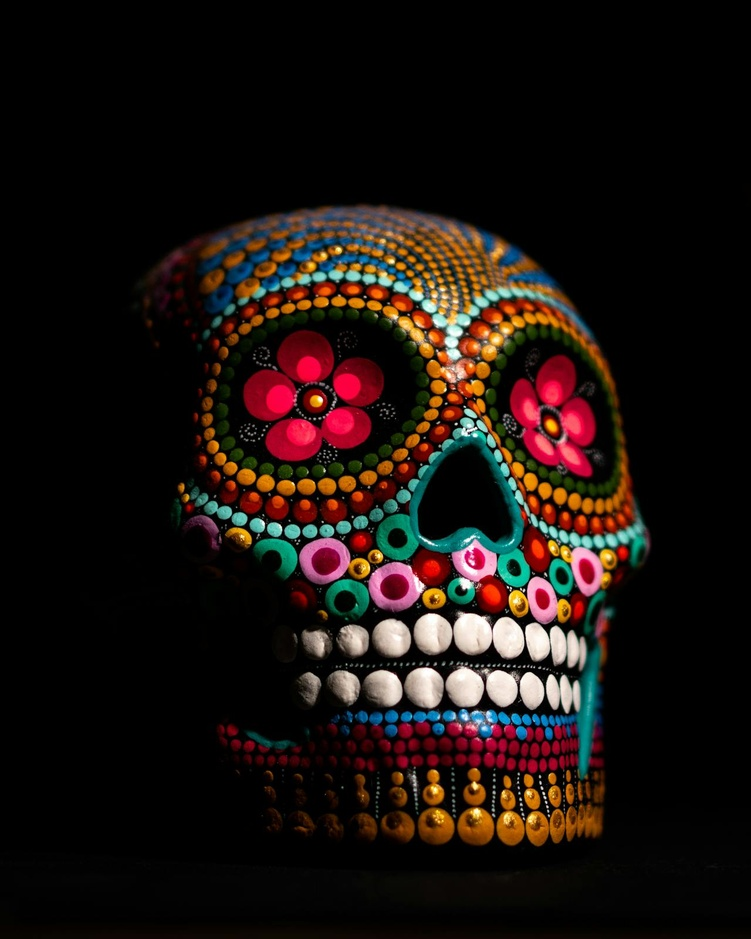
#> input picture images/skull.jpg, 751 x 939 px, shrunk from 1280 x 1600 before the run, found by its file name
$ python 'image_compression(svd).py'
#> lines starting #> are read from the running program, lines starting #| are printed output that depends on the picture
from PIL import Image
import numpy as np


image = Image.open("Images/skull.jpg")
#> image is the input picture: PIL image 751x939 RGB; mean R, G, B 27.8, 18.8, 15.1
data = np.array(image)

def  intro(sigma):
    length = len(sigma)
    print("=== Image Compression using SVD ===\n")
    print("NOTE:")
    print("• More singular values → Better image quality (Less compression)")
    print("• Fewer singular values → Lower image quality (More compression)\n")

    print(f"Total singular values available: {length}")

    num = int(input(f"Enter the number of singular values to keep (1 to {length}): "))

    if num > length:
        print("\n !!! You entered a number greater than the available singular values.")
        print("Please run again and choose a valid number.")
        exit()
    if num <= 0:
        print("\n !!! You entered a number lesser than the Range singular values.")
        print("Please run again and choose a valid number.")
        exit()
    else:
        print(f"\nUsing top {num} singular values to compress the image...\n")

    return num


if data.ndim == 2:
    u, sigma, vt = np.linalg.svd(data)
    num = intro(sigma)
    sigma = sigma[:num]
    sigma = np.diag(sigma)
    new = u[:,:num] @ sigma @ vt[:num,:]
    new = np.clip(new, 0, 255).astype(np.uint8)
    newimg = Image.fromarray(new)
    newimg.show()
else:
    if data.ndim == 3:
        u1, sigma1, vt1 = np.linalg.svd(data[:, :, 0])
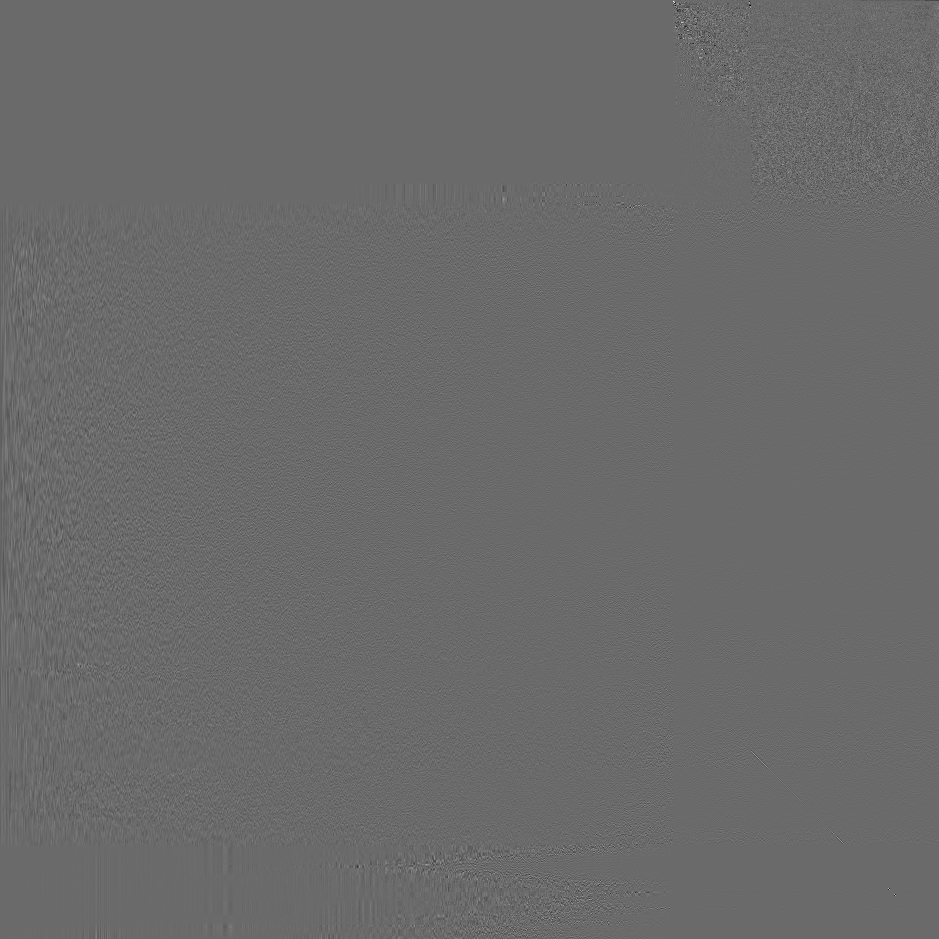
#> u1: shape (939, 939) float64; min -0.626, max 0.869, mean -5.85e-05; drawn with min black and max white
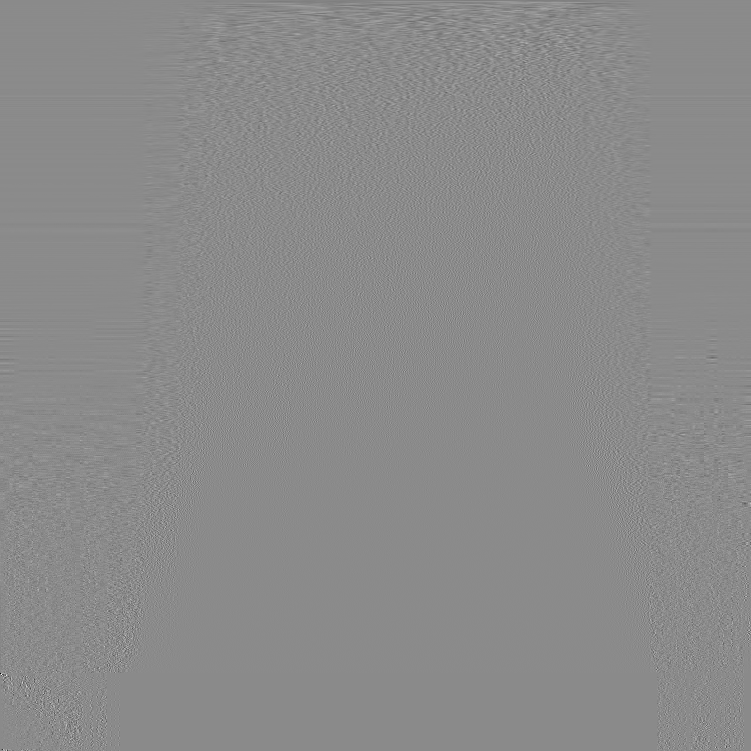
#> vt1: shape (751, 751) float64; min -0.828, max 0.691, mean -3.81e-05; drawn with min black and max white
#> sigma1 = 751 values, max 42541.6 at index 0, min 1.76e-12 at index 750, mean 468.2
        u2, sigma2, vt2 = np.linalg.svd(data[:, :, 1])
#> sigma2 = 751 values, max 31998 at index 0, min 1.89e-12 at index 750, mean 367.5
        u3, sigma3, vt3 = np.linalg.svd(data[:, :, 2])
#> sigma3 = 751 values, max 28104.4 at index 0, min 2.09e-12 at index 669, mean 334.7
        k = len(sigma1)
#> k = 751
        num = intro(sigma1)
#| Total singular values available: 751
#> the answer given: 1
#> in intro, `num = int(input(f"Enter the number of singular values to keep (1 to {l..`: num = 1
#> (printed output is left out)
#> num = 1
        sigma1 = sigma1[:num]
#> sigma1 = [42541.6]
        sigma1 = np.diag(sigma1)
        sigma2 = sigma2[:num]
#> sigma2 = [31998]
        sigma2 = np.diag(sigma2)
        sigma3 = sigma3[:num]
#> sigma3 = [28104.4]
        sigma3 = np.diag(sigma3)
        #1.in top k svd, sigma matrix should not be equal to original matrix size (M X N)
        #2.it should be K X K (square mat) because M X K @ K X K @ K X N
        r = u1[:,:num] @ sigma1 @ vt1[:num,:]
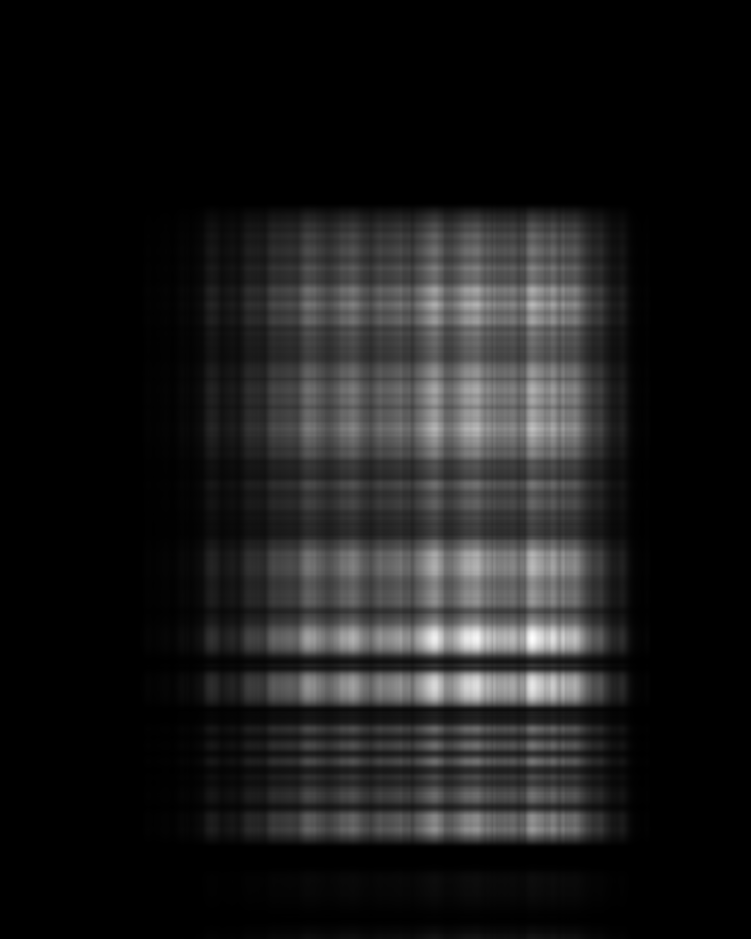
#> r: shape (939, 751) float64; min -7.69e-13, max 264.7, mean 27.2; drawn with min black and max white
        g = u2[:, :num] @ sigma2 @ vt2[:num, :]
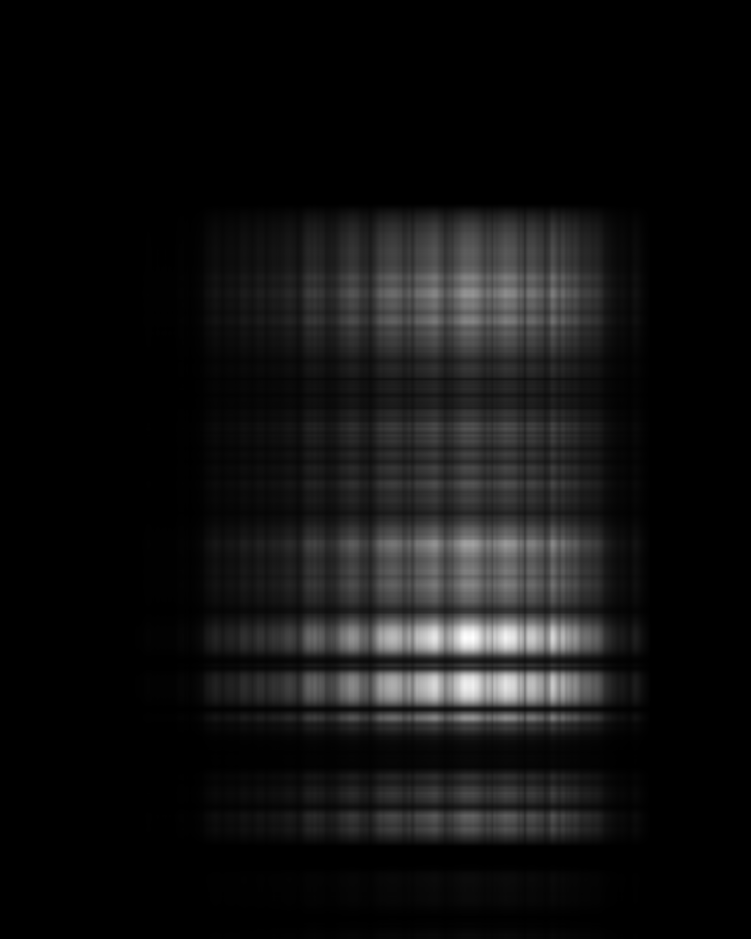
#> g: shape (939, 751) float64; min -6.1e-13, max 267, mean 18; drawn with min black and max white
        b = u3[:, :num] @ sigma3 @ vt3[:num, :]
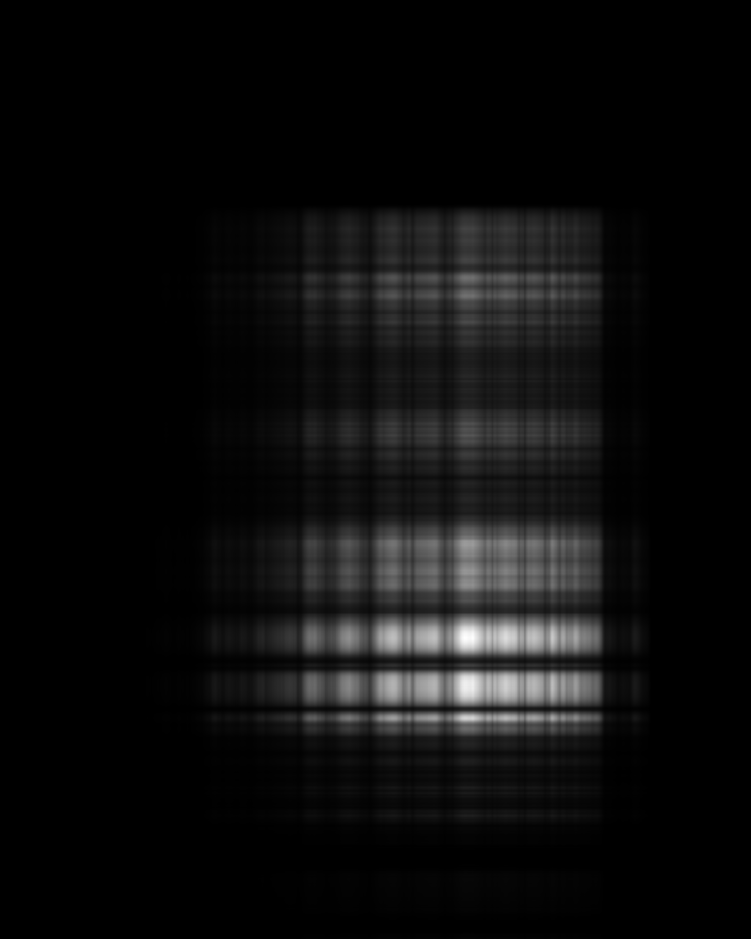
#> b: shape (939, 751) float64; min 0, max 270.4, mean 14.2; drawn with min black and max white
        r = np.clip(r,0,255).astype(np.uint8)
        g = np.clip(g, 0, 255).astype(np.uint8)
        b = np.clip(b, 0, 255).astype(np.uint8)
        singlearray = np.stack([r,g,b],axis = 2)
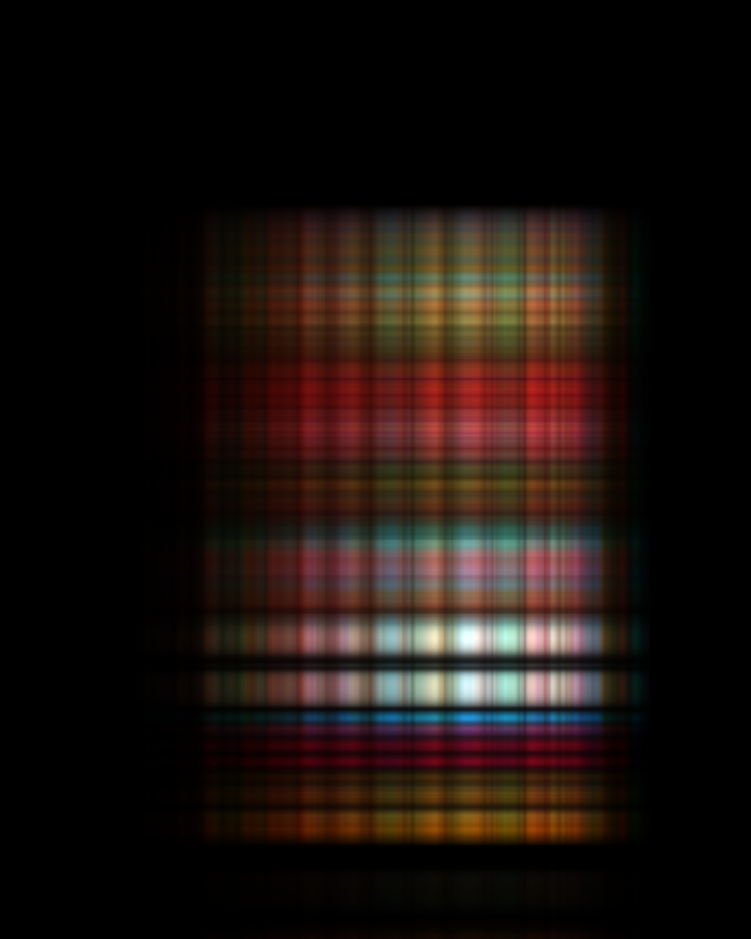
#> singlearray: shape (939, 751, 3); mean of channels 0, 1, 2 26.9, 17.8, 13.9; drawn as R, G, B
        img = Image.fromarray(singlearray)
        img.save(f'Outputs/compressed_k={num}.jpg')


#concept of building this:
#svd = U@Σ@V.T
#svd of mat = rotation @ scaling @ rotation
#scaling (sigma mat) - contain singular vals(√λ) it describe strength (or) significance of direction(vector) it is number it scales respective vector in u and v.T
#so the bigger scalar the important the vector is
#finally we are taking the required scalar rows and building the matrix back again , sigma mat is given in descending ord
#so the more scalr rows you take better the image
#less scalar values - more compression - less quality
